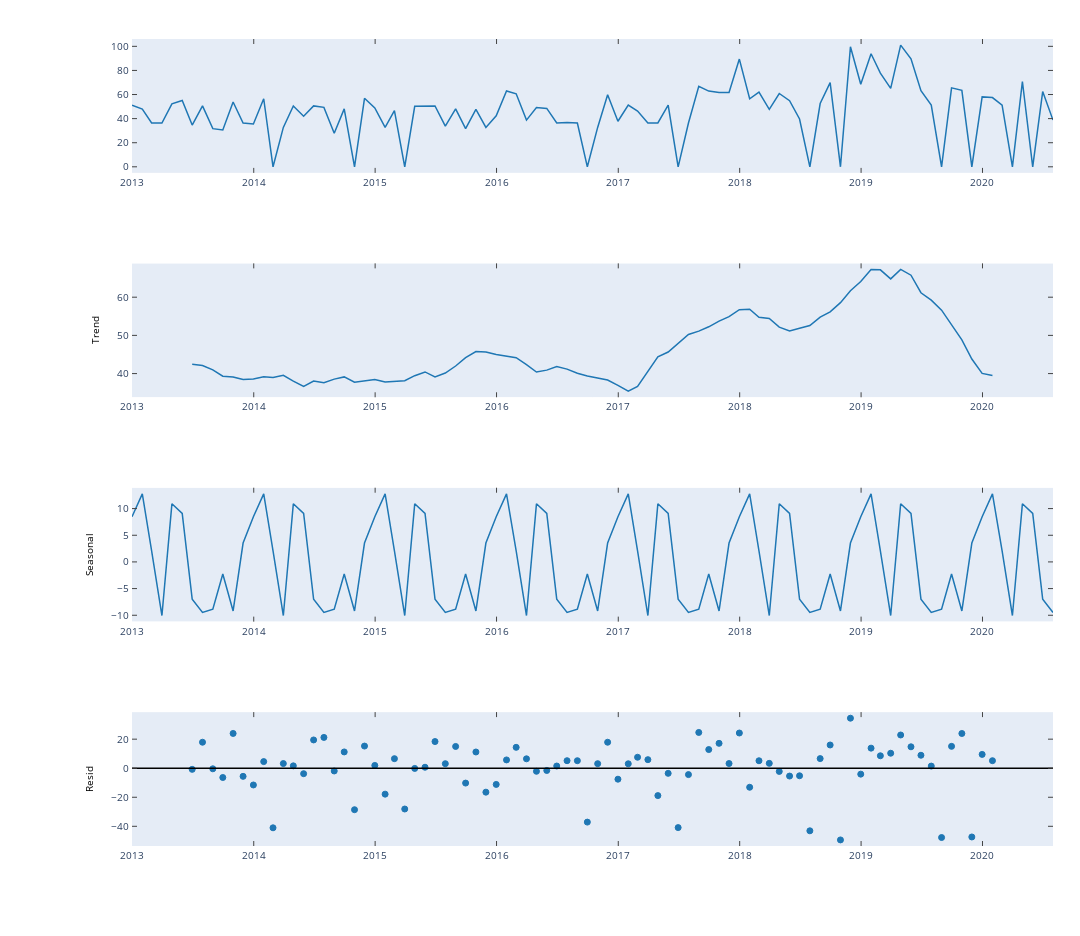

Source (notebook cell):
### Code cell
#plt.figure(figsize=(15,10))
#from plotly.plotly import plot_mpl
hh=seasonal_decompose(x=df3,model='additive').plot()
hh.set_size_inches(15,13)
tls.mpl_to_plotly(hh)
